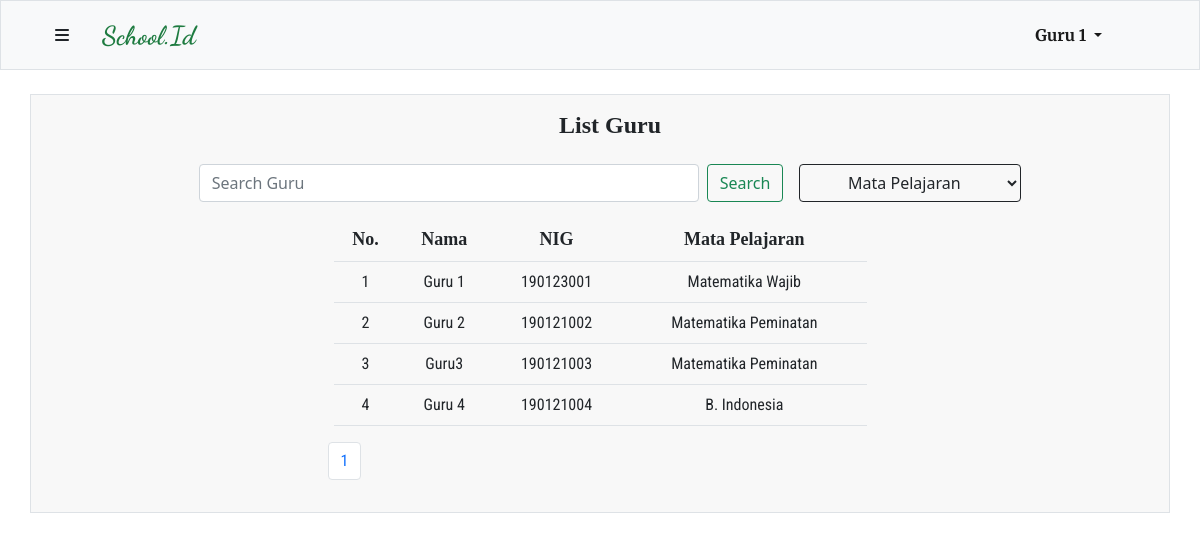
The app's page /guru.php (signed in) with its own data.
### tables this page shows
CREATE TABLE `guru` (
  `id` int(10) UNSIGNED NOT NULL,
  `nama_guru` varchar(200) NOT NULL,
  `NIG` char(9) NOT NULL,
  `mapel_id` int(10) UNSIGNED NOT NULL,
  `user_id` int(10) UNSIGNED NOT NULL
);

CREATE TABLE `mapel` (
  `id` int(10) UNSIGNED NOT NULL,
  `nama_mapel` varchar(200) NOT NULL,
  `Created_at` timestamp NOT NULL DEFAULT current_timestamp()
);

### function.php (called while the page is built, shortened)
<?php
$connection = mysqli_connect("localhost","root","","tubes");
function show($query) {
    global $connection;
    $box = [];
    $result = mysqli_query($connection, $query);
    while($row = mysqli_fetch_assoc($result)) {
        $box[] = $row;
    }
    return $box;
}
?>

### guru.php (the view, shortened to what this page needs)
<?php
require 'function.php';
$totalData = count(show("SELECT guru.id as id, guru.nama_guru as nama, guru.NIG as nig, mapel.nama_mapel as mapel FROM guru JOIN mapel ON guru.mapel_id = mapel.id ")) ;
$dataPerhalaman = 5;
if (isset($_GET["page"])) {
    $halamanAktif = $_GET["page"];
} else {
    $halamanAktif = 1;
}
$dataAwal = ($halamanAktif * $dataPerhalaman) - $dataPerhalaman;
$guru = show("SELECT guru.id as id, guru.nama_guru as nama, guru.NIG as nig, mapel.nama_mapel as mapel FROM guru JOIN mapel ON guru.mapel_id = mapel.id LIMIT $dataAwal, $dataPerhalaman ");
$i = $dataAwal + 1;
?>
<!DOCTYPE html>
<html lang="en">
<head>
    <link href="https://cdn.jsdelivr.net/npm/bootstrap@5.1.3/dist/css/bootstrap.min.css" rel="stylesheet">
    <link rel="stylesheet" href="style/navbar.css">
    <link rel="stylesheet" href="style/template.css">
</head>
<body>
    <?php include 'navbar.php' ?>
<div class="container my-4 px-4 py-3 table-data border">
    <div class="table-title">
        <h4>List Guru</h4>
    </div>
    <form class="d-flex search my-3 mx-auto" method="POST">
            <input class="form-control me-2" type="search" placeholder="Search Guru" aria-label="Search" name="keyword" autocomplete="off">
            <button class="btn btn-outline-success" type="submit" name="find">Search</button>
        <select class="btn ms-3 btn-outline-dark" name="filter" id="">
            <option value="">Mata Pelajaran</option>
        </select>
    </form>
    <div class="container-fluid mt-3">
        <table class="mx-auto table">
        <tr class="thead">
            <td class="table-header">No. </td>
            <td class="table-header">Nama</td>
            <td class="table-header">NIG</td>
            <td class="table-header">Mata Pelajaran</td>
        </tr>
        <?php foreach($guru as $gru) : ?>
        <tr class="tbody">
            <td class="table-body"><?=$i?></td>
            <td class="table-body"><?=$gru["nama"] ?></td>
            <td class="table-body"><?=$gru["nig"]?></td>
            <td class="table-body"><?=$gru["mapel"]?></td>
        </tr>
    <?php $i++ ?>
    <?php endforeach ; ?>
        </table>
    </div>
     <?php include 'pagination.php' ?>
</div>
</body>
</html>

### navbar.php (shortened to what this page needs)
<?php
$connection = mysqli_connect("localhost","root","","tubes");
$id = $_SESSION["userID"];
if(isset($_SESSION["admin"])) {
    $admin = mysqli_query($connection, "SELECT username FROM user WHERE id = $id");
    $data = mysqli_fetch_assoc($admin);
} elseif (isset($_SESSION["member"])) {
    if ($_SESSION["member"] === "siswa") {
            $namaSiswa = mysqli_query($connection, "SELECT * FROM siswa WHERE user_id = $id");
            $data = mysqli_fetch_assoc($namaSiswa);
            $navbarID = $data["kelas_id"];
            $navbar= show("SELECT mapel.* FROM siswa JOIN mapel_kelas ON mapel_kelas.kelas = siswa.kelas_id JOIN guru ON guru.id = mapel_kelas.guru JOIN mapel ON mapel.id = guru.mapel_id WHERE siswa.user_id = $id ORDER BY nama_mapel ASC");
    } else {
            $namaGuru = mysqli_query($connection, "SELECT * FROM guru WHERE user_id = $id");
            $data = mysqli_fetch_assoc($namaGuru);
    }
}
?>
    <nav class="navbar navbar-expand-lg navbar-light bg-light container-fluid border sticky-top">
        <div class="container navbar-head">
         <div class="logo">
            <button class="btn" type="button" data-bs-toggle="offcanvas" data-bs-target="#offcanvasRight" aria-controls="offcanvasRight"><i class="fas fa-bars"></i></button>
            <?php if(isset($_SESSION["admin"])) : ?>
                <a class="navbar-brand" href="admin.php">School.Id</a>
            <?php else : ?>
                <a class="navbar-brand" href="dashboard.php">School.Id</a>
            <?php endif ; ?>
         </div>
          <div class="login-register collapse navbar-collapse" id="navbarSupportedContent">
            <ul class="navbar-nav me-auto mb-2 mb-lg-0">
              <li class="nav-item dropdown">
                <a class="nav-link dropdown-toggle active me-5" href="" id="navbarDropdown" role="button" data-bs-toggle="dropdown" aria-expanded="false">
                    <?php if(isset($_SESSION["admin"])) : ?>
                         <?=$data["username"] ; ?>
                    <?php elseif($_SESSION["member"] === "siswa") :?>
                        <?=$data["nama_siswa"] ; ?>
                    <?php else :?>
                        <?=$data["nama_guru"] ; ?>
                    <?php endif ; ?>
                </a>
              </li>
            </ul>
          </div>
        </div>
    </nav>

### style/navbar.css (style rules this page uses)
* { margin: 0; padding: 0; box-sizing: border-box; }
.navbar { background-color: #f8f8f8; height: 70px; }
.navbar-brand { text-align: center; font-weight: 900 !important; font-size : 26px; margin: 0; padding: 0 20px; font-family: 'Dancing Script'; color: #1E7B40 !important; }
.navbar .logo { display: flex; text-align: center; }
.navbar .login-register { flex-grow: 0; font-family: 'Merriweather'; font-weight: bolder; }

### style/template.css (style rules this page uses)
* { margin: 0; padding: 0; box-sizing: border-box; }
.d-flex { align-items: center; justify-content: center; }
form { margin: 0 20px; }
.table-data { background-color: #f8f8f8; }
.search .form-control { margin: 0 20px; }
.form-control { max-width: 500px; width: 100%; }
.table-data table { width: 50%; text-align: center; }
.table-data .table-title { display: flex; justify-content: center; }
.table-data .table-title h4 { margin-left :20px; text-align: center; font-family: 'Merriweater'; font-weight: 900; }
.table-data .thead { font-family: 'Merriweater', serif !important; font-weight: bold; font-size: 18px; }
th, td { padding: 10px 5px; }
.table-data .table-body { font-family: 'Roboto Condensed', sans-serif;; }

### records on screen
guru: nama_guru "Guru 1", NIG "190123001", mapel.nama_mapel "Matematika Wajib"
guru: nama_guru "Guru 2", NIG "190121002", mapel.nama_mapel "Matematika Peminatan"
guru: nama_guru "Guru3", NIG "190121003", mapel.nama_mapel "Matematika Peminatan"
guru: nama_guru "Guru 4", NIG "190121004", mapel.nama_mapel "B. Indonesia"
